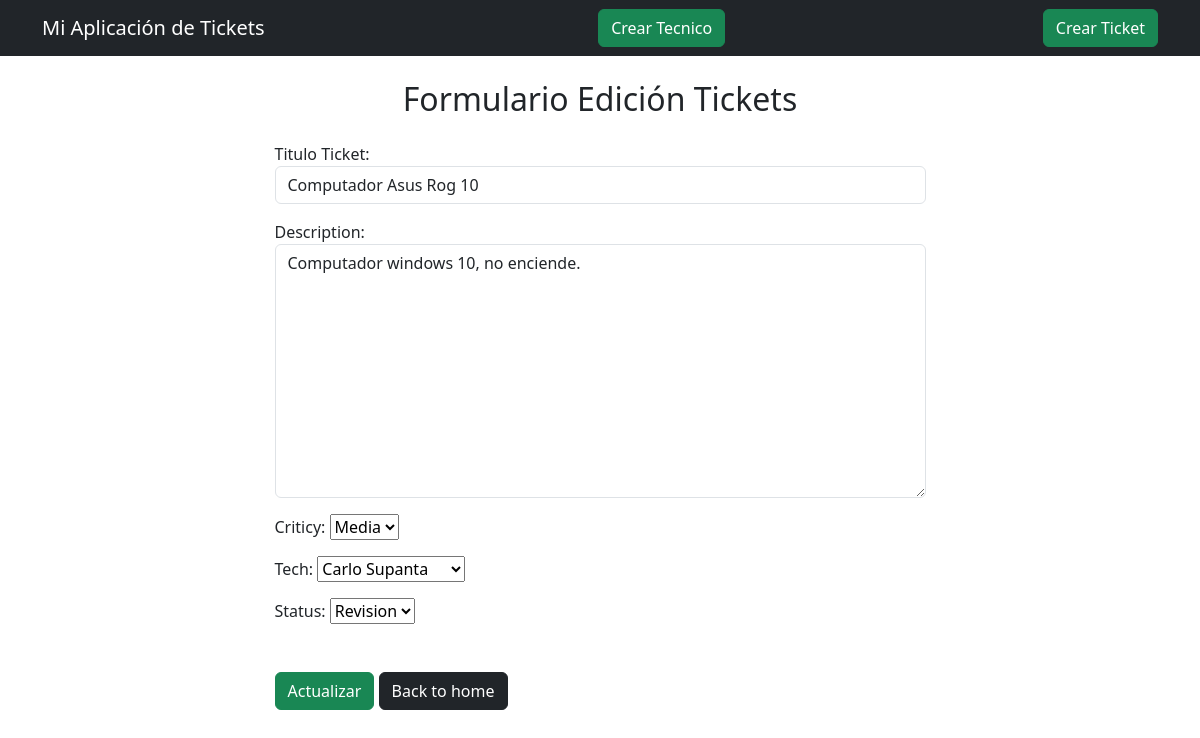
/editarTicket/809526b8-fd64-4c6a-a565-b8dbad679523, run on the app's committed database.
### core/models.py (models this page shows, shortened)
class Ticket(models.Model):
    id = models.UUIDField(primary_key=True, default=uuid.uuid4, editable=False, verbose_name="ID Ticket")
    title = models.CharField(max_length=255, verbose_name="Titulo Ticket", blank=False, null=False)
    description = models.TextField(blank=False, null=False)
    created_at = models.DateTimeField(auto_now_add=True)
    updated_at = models.DateTimeField(auto_now=True)
    criticy = models.ForeignKey(Criticy, on_delete=models.CASCADE, related_name="tickets", blank=False, null=False)
    tech = models.ForeignKey(Tech, on_delete=models.SET_NULL, related_name="tickets", blank=True, null=True)
    history = models.OneToOneField(TicketHistory, on_delete=models.CASCADE, related_name="ticket", blank=True, null=True)
    status = models.ForeignKey(Status, on_delete=models.CASCADE, related_name="tickets")

### core/views.py (the view)
# urls.py: path('editarTicket/<uuid:pk>', TicketUpdateView.as_view(), name='update_ticket'),
class TicketUpdateView(UpdateView):
    model = Ticket
    form_class = TicketForm
    template_name = 'ticket/ticketUpdate.html'
    success_url = reverse_lazy('home')

### core/forms.py
class TicketForm(forms.ModelForm):
    class Meta:
        model = Ticket
        fields = ['title', 'description', 'criticy', 'tech', 'status']
        widgets = {
            'title' : forms.TextInput(attrs={'class' : 'form-control'}),
            'description':forms.Textarea(attrs={'class':'form-control'}),
        }

### core/models.py (called while the page is built)
    def __str__(self):
        return f"{self.name} {self.last_name}"

    def __str__(self):
        return self.level

    def __str__(self) -> str:
        return self.estado

### core/templates/ticket/ticketUpdate.html (shortened to what this page needs)
{% extends 'core/base.html' %}
{% block content %}
<div class="mt-4 mb-4 text-center">
    <h2>Formulario Edición Tickets</h2>
</div>
<form action="" method="post" class="col-7 mx-auto">
    {{ form.as_p }}
    <div class="is-grouped mt-5">
        <button class="btn btn-success">Actualizar</button>
        <a class="btn btn-dark" href="{% url 'home' %}">Back to home</a>
    </div>
</form>
{% endblock %}

### data on the page
Ticket: title "Computador Asus Rog 10", description "Computador windows 10, no enciende.", criticy "Media", tech "Carlo Supanta", status "Revision"
